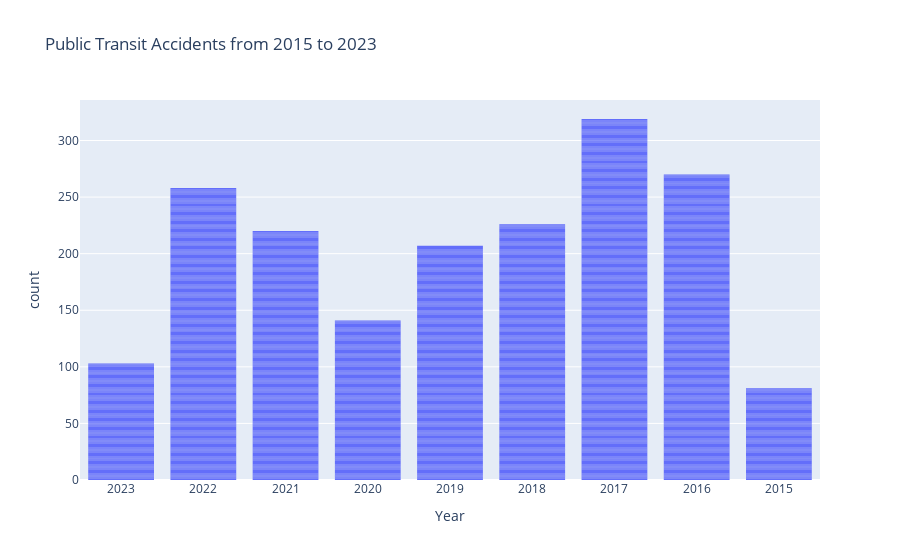

Notebook code cell kept with this figure:
### Markdown cell above
## Plot Bar Chart

### Code cell
import plotly.express as px
from sodapy import Socrata

# plot a simple bar chart
fig = px.bar(gnew_data_trimmed,
       x='Year',
       title='Public Transit Accidents from 2015 to 2023'
      )

# get rid of white lines inside the bars
fig.update_traces(marker_line_width=0)

# show the figure
fig.show()

### Figure 1 — Plotly figure (JSON) as saved in the notebook; plotly's stock layout.template omitted (floating-point values rounded to 4 significant figures; data arrays with more than 128 entries replaced by an {"elided": "..."} marker saying what was removed)
{"data": [{"alignmentgroup": "True", "hovertemplate": "Year=%{x}<br>count=%{y}<extra></extra>", "legendgroup": "", "marker": {"color": "#636efa", "line": {"width": 0}, "pattern": {"shape": ""}}, "name": "", "offsetgroup": "", "orientation": "v", "showlegend": false, "textposition": "auto", "type": "bar", "x": {"elided": "1825 str values"}, "xaxis": "x", "y": {"elided": "1825 int values"}, "yaxis": "y"}], "layout": {"autosize": true, "barmode": "relative", "legend": {"tracegroupgap": 0}, "title": {"text": "Public Transit Accidents from 2015 to 2023"}, "xaxis": {"anchor": "y", "autorange": true, "domain": [0, 1], "range": [-0.5, 8.5], "title": {"text": "Year"}, "type": "category"}, "yaxis": {"anchor": "x", "autorange": true, "domain": [0, 1], "range": [0, 335.8], "title": {"text": "count"}, "type": "linear"}}}
